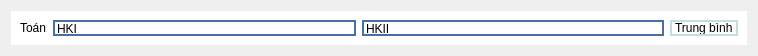
<?xml version="1.0" encoding="UTF-8"?>
<ui version="4.0">
 <class>Form</class>
 <widget class="QWidget" name="Form">
  <property name="geometry">
   <rect>
    <x>0</x>
    <y>0</y>
    <width>758</width>
    <height>56</height>
   </rect>
  </property>
  <property name="minimumSize">
   <size>
    <width>758</width>
    <height>56</height>
   </size>
  </property>
  <property name="maximumSize">
   <size>
    <width>758</width>
    <height>56</height>
   </size>
  </property>
  <property name="windowTitle">
   <string>Form</string>
  </property>
  <layout class="QHBoxLayout" name="bo_cuc_ngang">
   <item>
    <widget class="QWidget" name="khung_the" native="true">
     <property name="styleSheet">
      <string notr="true">background-color: rgb(255, 255, 255);</string>
     </property>
     <layout class="QHBoxLayout" name="bo_cuc_ngang_30">
      <item>
       <widget class="QLabel" name="ten_mon">
        <property name="text">
         <string>Toán</string>
        </property>
       </widget>
      </item>
      <item>
       <widget class="QLineEdit" name="o_tb_hk1">
        <property name="styleSheet">
         <string notr="true">border: 2px solid #4A6FA5;</string>
        </property>
        <property name="text">
         <string>HKI</string>
        </property>
       </widget>
      </item>
      <item>
       <widget class="QLineEdit" name="o_tb_hk2">
        <property name="styleSheet">
         <string notr="true">border: 2px solid #4A6FA5;</string>
        </property>
        <property name="text">
         <string>HKII</string>
        </property>
       </widget>
      </item>
      <item>
       <widget class="QLabel" name="diem_tb_ca_nam">
        <property name="styleSheet">
         <string notr="true">border: 2px solid #C0E0E0;</string>
        </property>
        <property name="text">
         <string>Trung bình</string>
        </property>
       </widget>
      </item>
     </layout>
    </widget>
   </item>
  </layout>
 </widget>
 <resources/>
 <connections/>
</ui>
